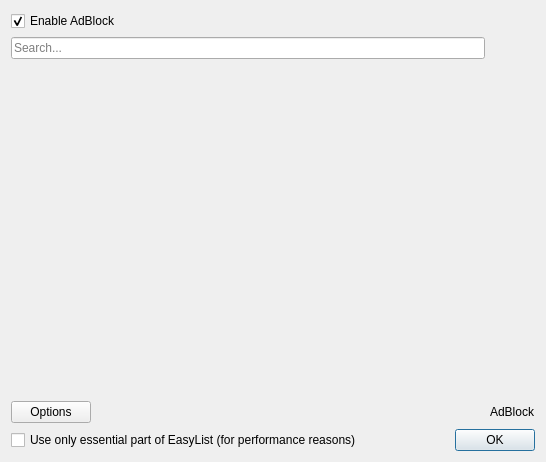
<?xml version="1.0" encoding="UTF-8"?>
<ui version="4.0">
 <class>AdBlockDialog</class>
 <widget class="QWidget" name="AdBlockDialog">
  <property name="geometry">
   <rect>
    <x>0</x>
    <y>0</y>
    <width>546</width>
    <height>462</height>
   </rect>
  </property>
  <property name="windowTitle">
   <string>AdBlock Configuration</string>
  </property>
  <layout class="QVBoxLayout" name="verticalLayout">
   <item>
    <widget class="QCheckBox" name="adblockCheckBox">
     <property name="text">
      <string>Enable AdBlock</string>
     </property>
     <property name="checked">
      <bool>true</bool>
     </property>
    </widget>
   </item>
   <item>
    <layout class="QHBoxLayout" name="horizontalLayout_3">
     <item>
      <widget class="QLineEdit" name="search">
       <property name="placeholderText">
        <string>Search...</string>
       </property>
      </widget>
     </item>
     <item>
      <spacer name="horizontalSpacer_2">
       <property name="orientation">
        <enum>Qt::Horizontal</enum>
       </property>
       <property name="sizeType">
        <enum>QSizePolicy::Fixed</enum>
       </property>
       <property name="sizeHint" stdset="0">
        <size>
         <width>50</width>
         <height>20</height>
        </size>
       </property>
      </spacer>
     </item>
    </layout>
   </item>
   <item>
    <widget class="QWidget" name="adblockWidget" native="true">
     <property name="enabled">
      <bool>true</bool>
     </property>
     <layout class="QGridLayout" name="gridLayout">
      <property name="margin">
       <number>0</number>
      </property>
      <item row="4" column="0" colspan="2">
       <layout class="QHBoxLayout" name="horizontalLayout">
        <item>
         <widget class="QPushButton" name="buttonOptions">
          <property name="text">
           <string>Options</string>
          </property>
          <property name="icon">
           <iconset resource="../../resources.qrc">
            <normaloff>:/images/images/adblock.png</normaloff>:/images/images/adblock.png</iconset>
          </property>
         </widget>
        </item>
        <item>
         <spacer name="horizontalSpacer">
          <property name="orientation">
           <enum>Qt::Horizontal</enum>
          </property>
          <property name="sizeHint" stdset="0">
           <size>
            <width>40</width>
            <height>20</height>
           </size>
          </property>
         </spacer>
        </item>
        <item>
         <widget class="QLabel" name="label">
          <property name="sizePolicy">
           <sizepolicy hsizetype="Fixed" vsizetype="Preferred">
            <horstretch>0</horstretch>
            <verstretch>0</verstretch>
           </sizepolicy>
          </property>
          <property name="text">
           <string>AdBlock</string>
          </property>
         </widget>
        </item>
       </layout>
      </item>
      <item row="2" column="0">
       <widget class="QTabWidget" name="tabWidget">
        <property name="currentIndex">
         <number>-1</number>
        </property>
        <property name="documentMode">
         <bool>true</bool>
        </property>
       </widget>
      </item>
     </layout>
    </widget>
   </item>
   <item>
    <layout class="QHBoxLayout" name="horizontalLayout_2">
     <item>
      <widget class="QCheckBox" name="useLimitedEasyList">
       <property name="text">
        <string>Use only essential part of EasyList (for performance reasons)</string>
       </property>
      </widget>
     </item>
     <item>
      <widget class="QDialogButtonBox" name="buttonBox">
       <property name="orientation">
        <enum>Qt::Horizontal</enum>
       </property>
       <property name="standardButtons">
        <set>QDialogButtonBox::Ok</set>
       </property>
      </widget>
     </item>
    </layout>
   </item>
  </layout>
 </widget>
 <resources>
  <include location="../../resources.qrc"/>
 </resources>
 <connections>
  <connection>
   <sender>adblockCheckBox</sender>
   <signal>toggled(bool)</signal>
   <receiver>adblockWidget</receiver>
   <slot>setEnabled(bool)</slot>
   <hints>
    <hint type="sourcelabel">
     <x>106</x>
     <y>39</y>
    </hint>
    <hint type="destinationlabel">
     <x>349</x>
     <y>74</y>
    </hint>
   </hints>
  </connection>
 </connections>
</ui>
